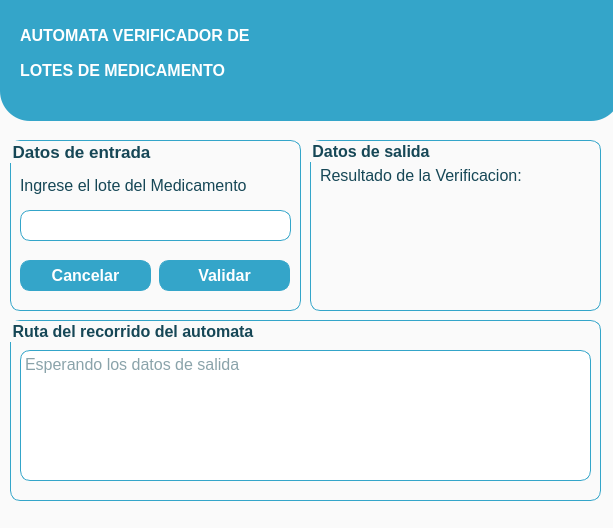
<?xml version="1.0" encoding="UTF-8"?>
<ui version="4.0">
 <class>MainWindow</class>
 <widget class="QMainWindow" name="MainWindow">
  <property name="enabled">
   <bool>true</bool>
  </property>
  <property name="geometry">
   <rect>
    <x>0</x>
    <y>0</y>
    <width>613</width>
    <height>528</height>
   </rect>
  </property>
  <property name="windowTitle">
   <string>203405 Antonio Martinez</string>
  </property>
  <property name="styleSheet">
   <string notr="true">background-color: rgb(250, 250, 250);</string>
  </property>
  <widget class="QWidget" name="centralwidget">
   <widget class="QFrame" name="frame">
    <property name="geometry">
     <rect>
      <x>0</x>
      <y>-30</y>
      <width>621</width>
      <height>151</height>
     </rect>
    </property>
    <property name="styleSheet">
     <string notr="true">background-color: rgb(52, 165, 201);
color : rgb(255, 255, 255);
border-radius :30px;</string>
    </property>
    <property name="frameShape">
     <enum>QFrame::StyledPanel</enum>
    </property>
    <property name="frameShadow">
     <enum>QFrame::Raised</enum>
    </property>
    <widget class="QLabel" name="label_4">
     <property name="geometry">
      <rect>
       <x>20</x>
       <y>80</y>
       <width>261</width>
       <height>41</height>
      </rect>
     </property>
     <property name="font">
      <font>
       <pointsize>12</pointsize>
       <weight>75</weight>
       <bold>true</bold>
      </font>
     </property>
     <property name="text">
      <string>LOTES DE MEDICAMENTO</string>
     </property>
    </widget>
    <widget class="QLabel" name="label_2">
     <property name="geometry">
      <rect>
       <x>20</x>
       <y>40</y>
       <width>271</width>
       <height>51</height>
      </rect>
     </property>
     <property name="font">
      <font>
       <pointsize>12</pointsize>
       <weight>75</weight>
       <bold>true</bold>
      </font>
     </property>
     <property name="layoutDirection">
      <enum>Qt::LeftToRight</enum>
     </property>
     <property name="styleSheet">
      <string notr="true"/>
     </property>
     <property name="text">
      <string>AUTOMATA VERIFICADOR DE</string>
     </property>
    </widget>
   </widget>
   <widget class="QGroupBox" name="groupBox">
    <property name="geometry">
     <rect>
      <x>10</x>
      <y>140</y>
      <width>291</width>
      <height>171</height>
     </rect>
    </property>
    <property name="font">
     <font>
      <pointsize>13</pointsize>
      <weight>75</weight>
      <bold>true</bold>
     </font>
    </property>
    <property name="styleSheet">
     <string notr="true">color : rgb(22, 71, 86);
border-radius :10px;
border: 1px solid rgb(52, 165, 201);</string>
    </property>
    <property name="title">
     <string>Datos de entrada</string>
    </property>
    <widget class="QPushButton" name="cancel">
     <property name="geometry">
      <rect>
       <x>10</x>
       <y>120</y>
       <width>131</width>
       <height>31</height>
      </rect>
     </property>
     <property name="font">
      <font>
       <pointsize>12</pointsize>
       <weight>75</weight>
       <bold>true</bold>
      </font>
     </property>
     <property name="styleSheet">
      <string notr="true">background-color: rgb(52, 165, 201);
color : rgb(255, 255, 255);
border-radius : 10px;</string>
     </property>
     <property name="text">
      <string>Cancelar</string>
     </property>
    </widget>
    <widget class="QPushButton" name="validated">
     <property name="geometry">
      <rect>
       <x>149</x>
       <y>120</y>
       <width>131</width>
       <height>31</height>
      </rect>
     </property>
     <property name="font">
      <font>
       <pointsize>12</pointsize>
       <weight>75</weight>
       <bold>true</bold>
      </font>
     </property>
     <property name="styleSheet">
      <string notr="true">background-color: rgb(52, 165, 201);
color : rgb(255, 255, 255);
border-radius : 10px;</string>
     </property>
     <property name="text">
      <string>Validar</string>
     </property>
    </widget>
    <widget class="QLabel" name="label">
     <property name="geometry">
      <rect>
       <x>10</x>
       <y>20</y>
       <width>261</width>
       <height>51</height>
      </rect>
     </property>
     <property name="font">
      <font>
       <pointsize>12</pointsize>
       <weight>50</weight>
       <bold>false</bold>
      </font>
     </property>
     <property name="styleSheet">
      <string notr="true">color : rgb(22, 71, 86);
border: none;</string>
     </property>
     <property name="text">
      <string>Ingrese el lote del Medicamento</string>
     </property>
    </widget>
    <widget class="QTextEdit" name="input">
     <property name="geometry">
      <rect>
       <x>10</x>
       <y>70</y>
       <width>271</width>
       <height>31</height>
      </rect>
     </property>
     <property name="font">
      <font>
       <pointsize>12</pointsize>
      </font>
     </property>
     <property name="styleSheet">
      <string notr="true">border-radius : 10px;
background-color: rgb(255, 255, 255);
border: 1px solid rgb(52, 165, 201);</string>
     </property>
    </widget>
   </widget>
   <widget class="QGroupBox" name="groupBox_2">
    <property name="geometry">
     <rect>
      <x>310</x>
      <y>140</y>
      <width>291</width>
      <height>171</height>
     </rect>
    </property>
    <property name="font">
     <font>
      <pointsize>12</pointsize>
      <weight>75</weight>
      <bold>true</bold>
     </font>
    </property>
    <property name="styleSheet">
     <string notr="true">color : rgb(22, 71, 86);
border-radius :10px;
border: 1px solid rgb(52, 165, 201);</string>
    </property>
    <property name="title">
     <string>Datos de salida</string>
    </property>
    <widget class="QLabel" name="label_3">
     <property name="geometry">
      <rect>
       <x>10</x>
       <y>20</y>
       <width>241</width>
       <height>31</height>
      </rect>
     </property>
     <property name="font">
      <font>
       <pointsize>12</pointsize>
       <weight>50</weight>
       <bold>false</bold>
      </font>
     </property>
     <property name="styleSheet">
      <string notr="true">color : rgb(22, 71, 86);
border: none;</string>
     </property>
     <property name="text">
      <string>Resultado de la Verificacion:</string>
     </property>
    </widget>
    <widget class="QLabel" name="result">
     <property name="geometry">
      <rect>
       <x>10</x>
       <y>70</y>
       <width>271</width>
       <height>61</height>
      </rect>
     </property>
     <property name="font">
      <font>
       <pointsize>12</pointsize>
      </font>
     </property>
     <property name="styleSheet">
      <string notr="true">border: none;</string>
     </property>
     <property name="text">
      <string/>
     </property>
    </widget>
   </widget>
   <widget class="QGroupBox" name="groupBox_3">
    <property name="geometry">
     <rect>
      <x>10</x>
      <y>320</y>
      <width>591</width>
      <height>181</height>
     </rect>
    </property>
    <property name="font">
     <font>
      <pointsize>12</pointsize>
      <weight>75</weight>
      <bold>true</bold>
     </font>
    </property>
    <property name="styleSheet">
     <string notr="true">color : rgb(22, 71, 86);
border-radius :10px;
border: 1px solid rgb(52, 165, 201);</string>
    </property>
    <property name="title">
     <string>Ruta del recorrido del automata</string>
    </property>
    <widget class="QTextEdit" name="lblRoute">
     <property name="enabled">
      <bool>false</bool>
     </property>
     <property name="geometry">
      <rect>
       <x>10</x>
       <y>30</y>
       <width>571</width>
       <height>131</height>
      </rect>
     </property>
     <property name="font">
      <font>
       <pointsize>12</pointsize>
      </font>
     </property>
     <property name="styleSheet">
      <string notr="true">border-radius : 10px;
background-color: rgb(255, 255, 255);
border: 1px solid rgb(52, 165, 201);</string>
     </property>
     <property name="placeholderText">
      <string>Esperando los datos de salida</string>
     </property>
    </widget>
   </widget>
  </widget>
  <widget class="QStatusBar" name="statusbar"/>
 </widget>
 <resources/>
 <connections/>
</ui>
